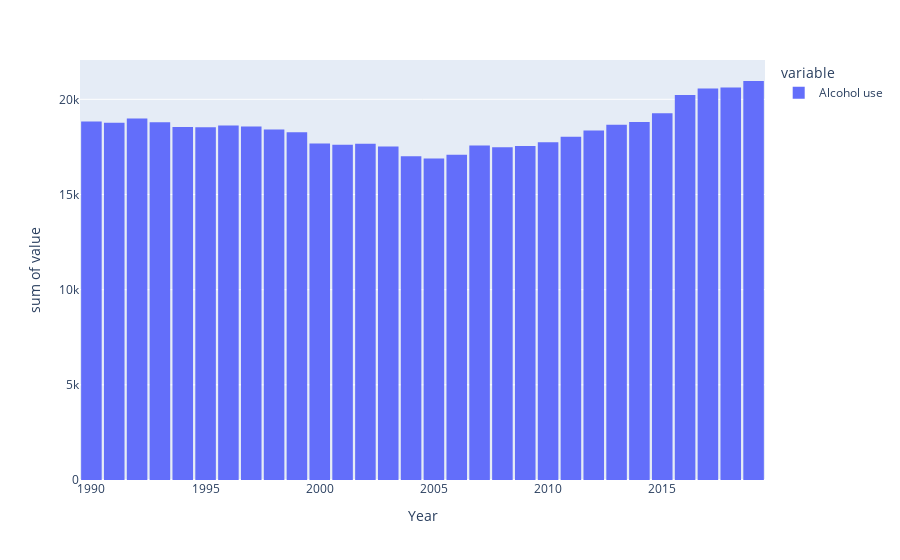

Notebook code for this chart:
### Code cell
fig = px.histogram(dfAlcoholics, x="Year", y=['Alcohol use'], nbins=30)
fig.update_layout(bargap=0.1) # Gap between bars
fig.show()

### Figure 1 — Plotly figure (JSON) as saved in the notebook; plotly's stock layout.template omitted (floating-point values rounded to 4 significant figures)
{"data": [{"alignmentgroup": "True", "bingroup": "x", "histfunc": "sum", "hovertemplate": "variable=Alcohol use<br>Year=%{x}<br>sum of value=%{y}<extra></extra>", "legendgroup": "Alcohol use", "marker": {"color": "#636efa", "pattern": {"shape": ""}}, "name": "Alcohol use", "nbinsx": 30, "offsetgroup": "Alcohol use", "orientation": "v", "showlegend": true, "type": "histogram", "x": [1990, 1991, 1992, 1993, 1994, 1995, 1996, 1997, 1998, 1999, 2000, 2001, 2002, 2003, 2004, 2005, 2006, 2007, 2008, 2009, 2010, 2011, 2012, 2013, 2014, 2015, 2016, 2017, 2018, 2019], "xaxis": "x", "y": [18840, 18775, 18993, 18801, 18544, 18538, 18619, 18570, 18408, 18267, 17673, 17608, 17660, 17527, 17005, 16890, 17081, 17571, 17478, 17553, 17750, 18037, 18364, 18666, 18804, 19272, 20220, 20571, 20625, 20962], "yaxis": "y"}], "layout": {"bargap": 0.1, "barmode": "relative", "legend": {"title": {"text": "variable"}, "tracegroupgap": 0}, "margin": {"t": 60}, "xaxis": {"anchor": "y", "domain": [0, 1], "title": {"text": "Year"}}, "yaxis": {"anchor": "x", "domain": [0, 1], "title": {"text": "sum of value"}}}}
